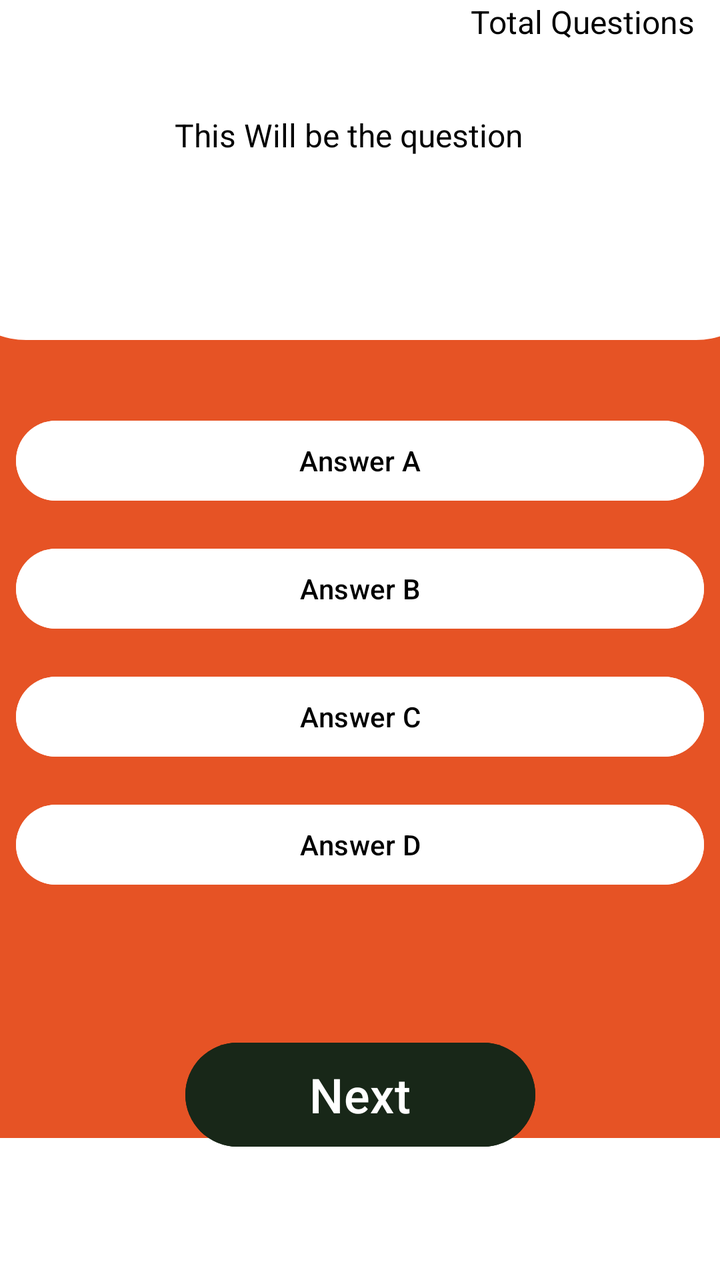
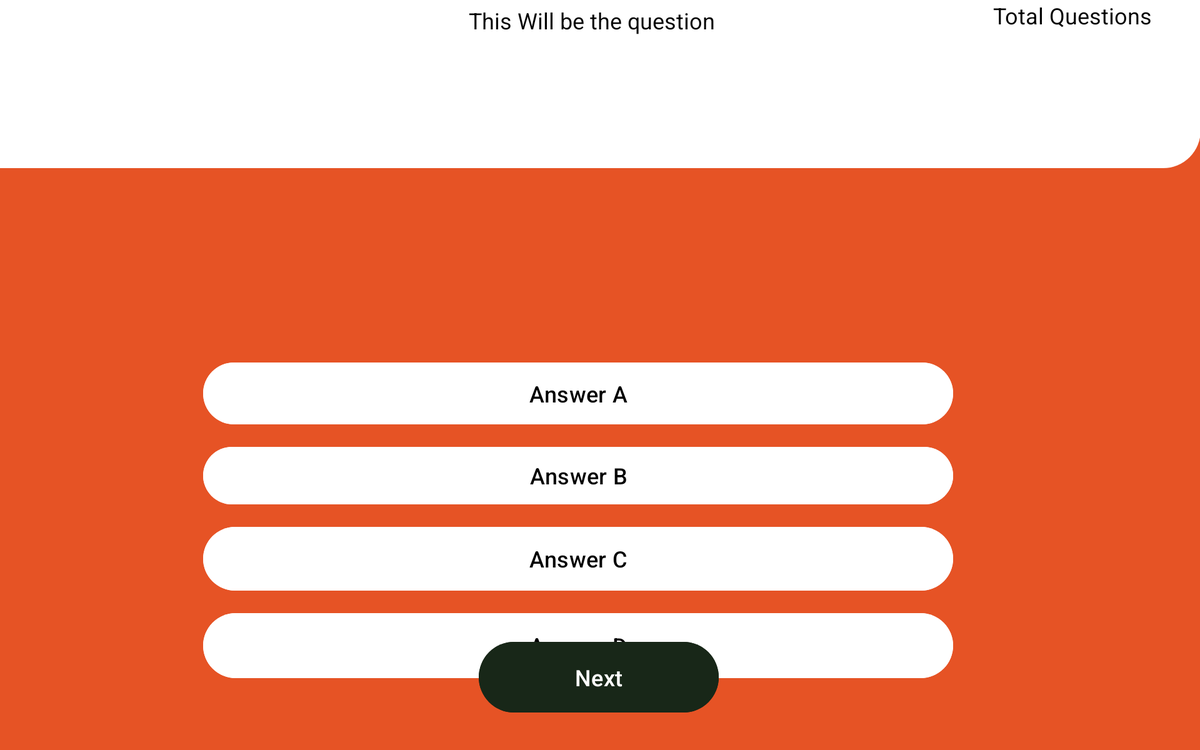

One screen, two layout resources from the same app: the default and the repository's alternative for another configuration. Each is rendered where Android would select it; the XML of both is given below.
<!-- AndroidManifest.xml: application theme Theme.GameProject1 -->
<!-- res/layout/activity_quiz_question.xml -->
<?xml version="1.0" encoding="utf-8"?>
<androidx.constraintlayout.widget.ConstraintLayout xmlns:android="http://schemas.android.com/apk/res/android"
    xmlns:app="http://schemas.android.com/apk/res-auto"
    xmlns:tools="http://schemas.android.com/tools"
    android:layout_width="match_parent"
    android:layout_height="match_parent"
    android:background="@color/orange"
    tools:context=".QuizQuestion">

    <TextView
        android:id="@+id/rec"
        android:layout_width="415dp"
        android:layout_height="170dp"
        android:background="@drawable/question_box"
        android:textColor="#E8E3E3"
        app:layout_constraintBottom_toTopOf="@+id/question"
        app:layout_constraintEnd_toEndOf="parent"
        app:layout_constraintStart_toStartOf="parent"
        app:layout_constraintTop_toTopOf="parent"
        app:layout_constraintVertical_bias="0.0" />

    <TextView
        android:id="@+id/bottomRec"
        android:layout_width="421dp"
        android:layout_height="71dp"
        android:background="@drawable/box"
        android:textColor="#E8E3E3"
        app:layout_constraintBottom_toBottomOf="parent"
        app:layout_constraintEnd_toEndOf="parent"
        app:layout_constraintTop_toBottomOf="@+id/SubmitBtn"
        app:layout_constraintVertical_bias="1.0" />


    <TextView
        android:id="@+id/question"
        android:layout_width="324dp"
        android:layout_height="79dp"
        android:text="@string/text_Question"
        android:textAlignment="center"
        android:textColor="@color/black"
        android:textSize="16sp"
        app:layout_constraintBottom_toBottomOf="parent"
        app:layout_constraintEnd_toEndOf="parent"
        app:layout_constraintHorizontal_bias="0.344"
        app:layout_constraintStart_toStartOf="parent"
        app:layout_constraintTop_toTopOf="parent"
        app:layout_constraintVertical_bias="0.101" />

    <TextView
        android:id="@+id/totalQuestion"
        android:layout_width="118dp"
        android:layout_height="55dp"
        android:text="@string/totalQ"
        android:textColor="@color/black"
        android:textSize="16sp"
        app:layout_constraintBottom_toBottomOf="parent"
        app:layout_constraintEnd_toEndOf="parent"
        app:layout_constraintHorizontal_bias="0.972"
        app:layout_constraintStart_toStartOf="parent"
        app:layout_constraintTop_toTopOf="parent"
        app:layout_constraintVertical_bias="0.0" />


    <LinearLayout
        android:id="@+id/answersGroup"
        android:layout_width="match_parent"
        android:layout_height="wrap_content"
        android:orientation="vertical"
        app:layout_constraintBottom_toTopOf="@+id/SubmitBtn"
        app:layout_constraintEnd_toEndOf="parent"
        app:layout_constraintStart_toStartOf="parent"
        app:layout_constraintTop_toBottomOf="@+id/question">

        <Button
            android:id="@+id/ans_A"
            android:layout_width="match_parent"
            android:layout_height="wrap_content"
            android:layout_margin="8dp"
            android:backgroundTint="@color/white"
            android:onClick="ChoiceBtn"
            android:text="@string/ansA"
            android:textColor="@color/black" />

        <Button
            android:id="@+id/ans_B"
            android:layout_width="match_parent"
            android:layout_height="wrap_content"
            android:layout_margin="8dp"
            android:backgroundTint="@color/white"
            android:onClick="ChoiceBtn"
            android:text="@string/ansB"
            android:textColor="@color/black" />

        <Button
            android:id="@+id/ans_C"
            android:layout_width="match_parent"
            android:layout_height="wrap_content"
            android:layout_margin="8dp"
            android:backgroundTint="@color/white"
            android:onClick="ChoiceBtn"
            android:text="@string/ansC"
            android:textColor="@color/black" />


        <Button
            android:id="@+id/ans_D"
            android:layout_width="match_parent"
            android:layout_height="wrap_content"
            android:backgroundTint="@color/white"
            android:layout_margin="8dp"
            android:onClick="ChoiceBtn"
            android:text="@string/ansD"
            android:textColor="@color/black" />


    </LinearLayout>

    <Button
        android:id="@+id/SubmitBtn"
        android:layout_width="175dp"
        android:layout_height="60dp"
        android:backgroundTint="@color/dark_green"
        android:text="@string/btnSubmit"
        android:textColor="@color/white"
        android:textColorLink="@color/white"
        android:textSize="24sp"
        app:layout_constraintBottom_toBottomOf="parent"
        app:layout_constraintEnd_toEndOf="parent"
        app:layout_constraintStart_toStartOf="parent"
        app:layout_constraintTop_toBottomOf="@+id/answersGroup"
        app:layout_constraintVertical_bias="0.1" />

</androidx.constraintlayout.widget.ConstraintLayout>
<!-- resources referenced by this layout -->
<resources>
  <color name="black">#FF000000</color>
  <color name="dark_green">#182718</color>
  <color name="orange">#E65325</color>
  <color name="white">#FFFFFFFF</color>
  <!-- drawable box (drawable) -->
  <?xml version="1.0" encoding="utf-8"?>
  <selector xmlns:android="http://schemas.android.com/apk/res/android">
      <item>
          <shape android:shape= "rectangle">
              <solid android:color="#FFFFFF"> </solid>
          </shape>
      </item>
  </selector>
  <!-- drawable question_box (drawable) -->
  <?xml version="1.0" encoding="utf-8"?>
  <selector xmlns:android="http://schemas.android.com/apk/res/android">
      <item>
          <shape android:shape="rectangle">
              <solid android:color="@color/white" />
              <corners android:radius="0dp"
                  android:bottomLeftRadius="40dp"
                  android:bottomRightRadius="40dp"/>
          </shape>
      </item>
  </selector>
  <string name="ansA">Answer A</string>
  <string name="ansB">Answer B</string>
  <string name="ansC">Answer C</string>
  <string name="ansD">Answer D</string>
  <string name="btnSubmit">Next</string>
  <string name="text_Question">This Will be the question</string>
  <string name="totalQ">Total Questions</string>
  <style name="Theme.GameProject1" parent="Base.Theme.GameProject1" />
  <style name="Base.Theme.GameProject1" parent="Theme.Material3.DayNight.NoActionBar">
          
          
      </style>
</resources>
<!-- res/layout-w1240dp/activity_quiz_question.xml (the repository's variant of the layout above) -->
<!-- drawn on a large tablet held sideways -->
<?xml version="1.0" encoding="utf-8"?>
<androidx.constraintlayout.widget.ConstraintLayout xmlns:android="http://schemas.android.com/apk/res/android"
    xmlns:app="http://schemas.android.com/apk/res-auto"
    xmlns:tools="http://schemas.android.com/tools"
    android:layout_width="match_parent"
    android:layout_height="match_parent"
    android:background="@color/orange"
    tools:context=".QuizQuestion">

    <TextView
        android:id="@+id/rec"
        android:layout_width="1709dp"
        android:layout_height="179dp"
        android:background="@drawable/question_box"
        android:textColor="#E8E3E3"
        app:layout_constraintBottom_toTopOf="@+id/question"
        app:layout_constraintEnd_toEndOf="parent"
        app:layout_constraintHorizontal_bias="1.0"
        app:layout_constraintStart_toStartOf="parent"
        app:layout_constraintTop_toTopOf="parent"
        app:layout_constraintVertical_bias="0.0" />


    <TextView
        android:id="@+id/question"
        android:layout_width="1219dp"
        android:layout_height="153dp"
        android:text="@string/text_Question"
        android:textAlignment="center"
        android:textColor="@color/black"
        android:textSize="24sp"
        app:layout_constraintBottom_toBottomOf="parent"
        app:layout_constraintEnd_toEndOf="parent"
        app:layout_constraintHorizontal_bias="0.366"
        app:layout_constraintStart_toStartOf="parent"
        app:layout_constraintTop_toTopOf="parent"
        app:layout_constraintVertical_bias="0.008" />

    <TextView
        android:id="@+id/totalQuestion"
        android:layout_width="190dp"
        android:layout_height="62dp"
        android:text="@string/totalQ"
        android:textColor="@color/black"
        android:textSize="24sp"
        app:layout_constraintBottom_toBottomOf="parent"
        app:layout_constraintEnd_toEndOf="parent"
        app:layout_constraintHorizontal_bias="0.972"
        app:layout_constraintStart_toStartOf="parent"
        app:layout_constraintTop_toTopOf="parent"
        app:layout_constraintVertical_bias="0.0" />


    <LinearLayout
        android:id="@+id/answersGroup"
        android:layout_width="891dp"
        android:layout_height="449dp"
        android:layout_marginTop="216dp"
        android:orientation="vertical"
        app:layout_constraintBottom_toBottomOf="parent"
        app:layout_constraintEnd_toEndOf="parent"
        app:layout_constraintHorizontal_bias="0.537"
        app:layout_constraintStart_toStartOf="parent"
        app:layout_constraintTop_toBottomOf="@+id/question"
        app:layout_constraintVertical_bias="0.0">

        <Button
            android:id="@+id/ans_A"
            android:layout_width="800dp"
            android:layout_height="74dp"
            android:layout_margin="8dp"
            android:backgroundTint="@color/white"
            android:onClick="ChoiceBtn"
            android:text="@string/ansA"
            android:textColor="@color/black"
            android:textSize="24sp" />

        <Button
            android:id="@+id/ans_B"
            android:layout_width="800dp"
            android:layout_height="69dp"
            android:layout_margin="8dp"
            android:backgroundTint="@color/white"
            android:onClick="ChoiceBtn"
            android:text="@string/ansB"
            android:textColor="@color/black"
            android:textSize="24sp" />

        <Button
            android:id="@+id/ans_C"
            android:layout_width="800dp"
            android:layout_height="76dp"
            android:layout_margin="8dp"
            android:backgroundTint="@color/white"
            android:onClick="ChoiceBtn"
            android:text="@string/ansC"
            android:textColor="@color/black"
            android:textSize="24sp" />


        <Button
            android:id="@+id/ans_D"
            android:layout_width="800dp"
            android:layout_height="77dp"
            android:layout_margin="8dp"
            android:backgroundTint="@color/white"
            android:onClick="ChoiceBtn"
            android:text="@string/ansD"
            android:textColor="@color/black"
            android:textSize="24sp" />


    </LinearLayout>

    <Button
        android:id="@+id/SubmitBtn"
        android:layout_width="256dp"
        android:layout_height="83dp"
        android:layout_marginBottom="36dp"
        android:backgroundTint="@color/dark_green"
        android:text="@string/btnSubmit"
        android:textColor="@color/white"
        android:textColorLink="@color/white"
        android:textSize="24sp"
        app:layout_constraintBottom_toBottomOf="parent"
        app:layout_constraintEnd_toEndOf="parent"
        app:layout_constraintHorizontal_bias="0.499"
        app:layout_constraintStart_toStartOf="parent" />

</androidx.constraintlayout.widget.ConstraintLayout>
<!-- resources referenced by the variant -->
<!-- as a large tablet held sideways resolves them -->
<resources>
  <color name="black">#FF000000</color>
  <color name="dark_green">#182718</color>
  <color name="orange">#E65325</color>
  <color name="white">#FFFFFFFF</color>
  <!-- drawable question_box (drawable) -->
  <?xml version="1.0" encoding="utf-8"?>
  <selector xmlns:android="http://schemas.android.com/apk/res/android">
      <item>
          <shape android:shape="rectangle">
              <solid android:color="@color/white" />
              <corners android:radius="0dp"
                  android:bottomLeftRadius="40dp"
                  android:bottomRightRadius="40dp"/>
          </shape>
      </item>
  </selector>
  <string name="ansA">Answer A</string>
  <string name="ansB">Answer B</string>
  <string name="ansC">Answer C</string>
  <string name="ansD">Answer D</string>
  <string name="btnSubmit">Next</string>
  <string name="text_Question">This Will be the question</string>
  <string name="totalQ">Total Questions</string>
  <style name="Theme.GameProject1" parent="Base.Theme.GameProject1" />
  <style name="Base.Theme.GameProject1" parent="Theme.Material3.DayNight.NoActionBar">
          
          
      </style>
</resources>
